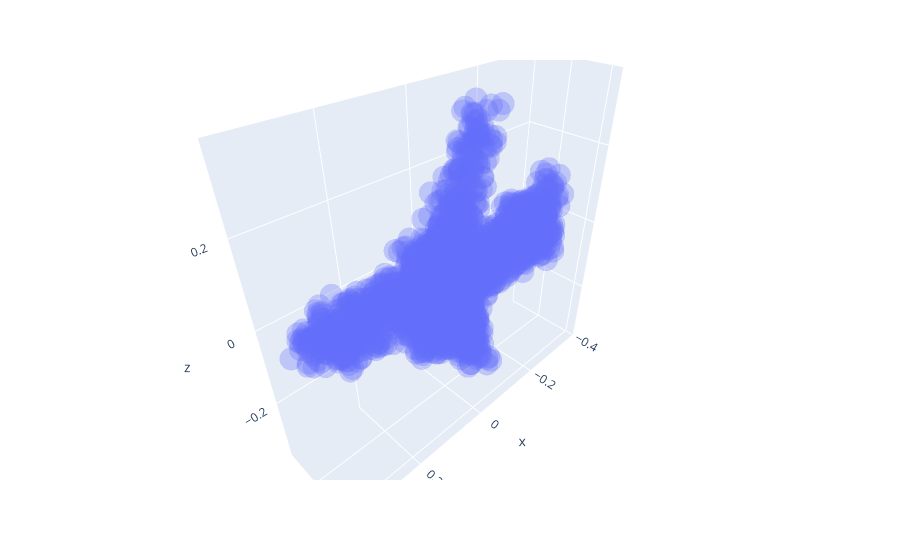

Here is the notebook cell this chart was saved with:
### Code cell
# Augmented data point
transformered = augmentation(sample)
plot_3d_shape(transformered[0])

### Figure 1 — Plotly figure (JSON) as saved in the notebook; plotly's stock layout.template omitted (floating-point values rounded to 4 significant figures; data arrays with more than 128 entries replaced by an {"elided": "..."} marker saying what was removed)
{"data": [{"hovertemplate": "x=%{x}<br>y=%{y}<br>z=%{z}<extra></extra>", "legendgroup": "", "marker": {"color": "#636efa", "opacity": 0.3, "symbol": "circle"}, "mode": "markers", "name": "", "scene": "scene", "showlegend": false, "type": "scatter3d", "x": {"elided": "2552 float values"}, "y": {"elided": "2552 float values"}, "z": {"elided": "2552 float values"}}], "layout": {"legend": {"tracegroupgap": 0}, "margin": {"t": 60}, "scene": {"domain": {"x": [0, 1], "y": [0, 1]}, "xaxis": {"title": {"text": "x"}}, "yaxis": {"title": {"text": "y"}}, "zaxis": {"title": {"text": "z"}}}}}
